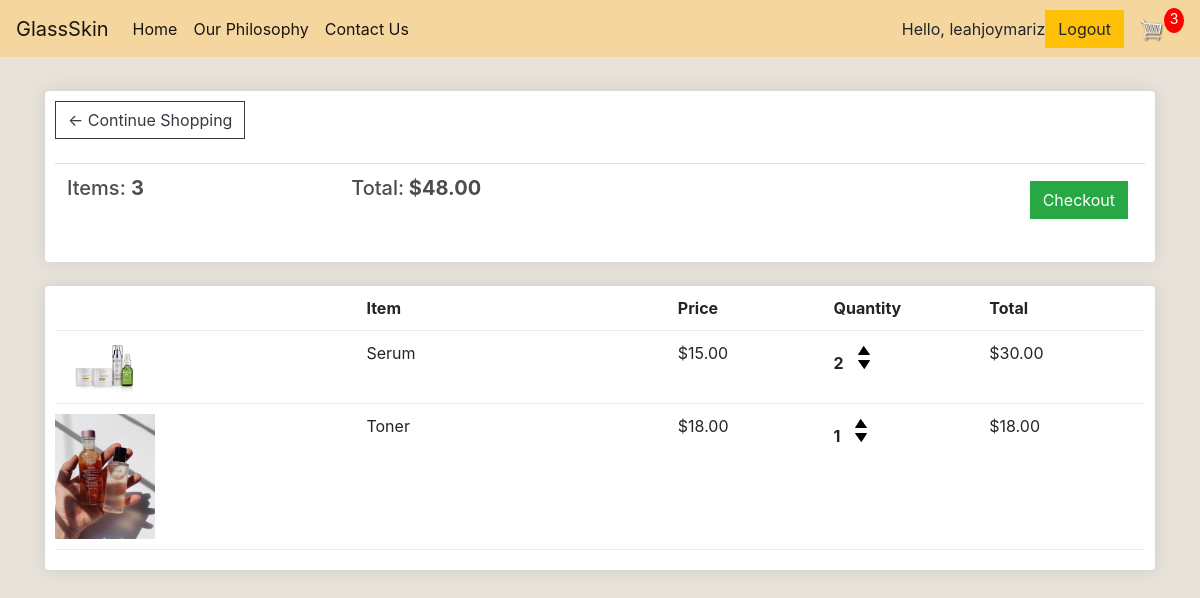
The app's page /cart/ (signed in) with its own data.
### store/models.py (models this page shows, shortened)
class Order(models.Model):
	customer = models.ForeignKey(Customer, on_delete=models.SET_NULL, null=True, blank=True)
	date_ordered = models.DateTimeField(auto_now_add=True)
	complete = models.BooleanField(default=False)
	transaction_id = models.CharField(max_length=100, null=True)
	@property
	def get_cart_total(self):
		orderitems = self.orderitem_set.all()
		total = sum([item.get_total for item in orderitems])
		return total
	@property
	def get_cart_items(self):
		orderitems = self.orderitem_set.all()
		total = sum([item.quantity for item in orderitems])
		return total

class OrderItem(models.Model):
	product = models.ForeignKey(Product, on_delete=models.SET_NULL, null=True)
	order = models.ForeignKey(Order, on_delete=models.SET_NULL, null=True)
	quantity = models.IntegerField(default=0, null=True, blank=True)
	date_added = models.DateTimeField(auto_now_add=True)
	@property
	def get_total(self):
		total = self.product.price * self.quantity
		return total

class Product(models.Model):
	name = models.CharField(max_length=200)
	price = models.FloatField()
	digital = models.BooleanField(default=False,null=True, blank=True)
	image = models.ImageField(null=True, blank=True)
	@property
	def imageURL(self):
		try:
			url = self.image.url
		except:
			url = ''
		return url

### store/views.py (the view)
# urls.py: path('cart/', views.cart, name="cart"),
def cart(request):
	data = cartData(request)
	cartItems = data['cartItems']
	order = data['order']
	items = data['items']
	context = {'items':items, 'order':order, 'cartItems':cartItems}
	return render(request, 'store/cart.html', context)

### store/utils.py (called while the page is built)
def cartData(request):
	if request.user.is_authenticated:
		customer = request.user.customer
		order, created = Order.objects.get_or_create(customer=customer, complete=False)
		items = order.orderitem_set.all()
		cartItems = order.get_cart_items
	else:
		cookieData = cookieCart(request)
		cartItems = cookieData['cartItems']
		order = cookieData['order']
		items = cookieData['items']
	return {'cartItems':cartItems ,'order':order, 'items':items}

### store/templates/store/cart.html
{% extends 'store/main.html' %}
{% load static %}
{% block content %}
	<div class="row">
		<div class="col-lg-12">
			<div class="box-element">
				<a  class="btn btn-outline-dark" href="{% url 'store' %}">&#x2190; Continue Shopping</a>
				<br>
				<br>
				<table class="table">
					<tr>
						<th><h5>Items: <strong>{{order.get_cart_items}}</strong></h5></th>
						<th><h5>Total:<strong> ${{order.get_cart_total|floatformat:2}}</strong></h5></th>
						<th>
							<a  style="float:right; margin:5px;" class="btn btn-success" href="{% url 'checkout' %}">Checkout</a>
						</th>
					</tr>
				</table>
			</div>
			<br>
			<div class="box-element">
				<div class="cart-row">
					<div style="flex:2"></div>
					<div style="flex:2"><strong>Item</strong></div>
					<div style="flex:1"><strong>Price</strong></div>
					<div style="flex:1"><strong>Quantity</strong></div>
					<div style="flex:1"><strong>Total</strong></div>
				</div>
				{% for item in items %}
				<div class="cart-row">
					<div style="flex:2"><img class="row-image" src="{{item.product.imageURL}}"></div>
					<div style="flex:2"><p>{{item.product.name}}</p></div>
					<div style="flex:1"><p>${{item.product.price|floatformat:2}}</p></div>
					<div style="flex:1">
						<p class="quantity">{{item.quantity}}</p>
						<div class="quantity">
							<img data-product="{{item.product.id}}" data-action="add" class="chg-quantity update-cart" src="{% static  'images/arrow-up.png' %}">
							<img data-product="{{item.product.id}}" data-action="remove" class="chg-quantity update-cart" src="{% static  'images/arrow-down.png' %}">
						</div>
					</div>
					<div style="flex:1"><p>${{item.get_total|floatformat:2}}</p></div>
				</div>
				{% endfor %}
			</div>
		</div>
	</div>
{% endblock content %}

### store/templates/store/main.html (shortened to what this page needs)
<!DOCTYPE html>
{% load static %}
<html>
<head>
	<link rel="stylesheet" href="https://stackpath.bootstrapcdn.com/bootstrap/4.4.1/css/bootstrap.min.css">
	<link rel="stylesheet" type="text/css" href="{% static 'css/main.css' %}">
</head>
<body>
	<nav class="navbar navbar-expand-lg navbar-light bg-light">
	  <a class="navbar-brand" href="{% url 'store' %}">GlassSkin</a>
	  <div class="collapse navbar-collapse" id="navbarSupportedContent">
	    <ul class="navbar-nav mr-auto">
	      <li class="nav-item active">
	        <a class="nav-link" href="{% url 'store' %}">Home <span class="sr-only">(current)</span></a>
	      </li>
          <li class="nav-item active">
	        <a class="nav-link" href="{% url 'store' %}">Our Philosophy <span class="sr-only">(current)</span></a>
	      </li>
          <li class="nav-item active">
	        <a class="nav-link" href="{% url 'store' %}">Contact Us <span class="sr-only">(current)</span></a>
	      </li>
	    </ul>
	    <div class="form-inline my-2 my-lg-0">
			<span class="hello-msg">Hello, {{request.user}}</span>
	     	<a href="{% url 'logout' %}"class="btn btn-warning">Logout</a>
	     	<a href="{% url 'cart' %}">
	    		<img  id="cart-icon" src="{% static 'images/cart.png' %}">
	    	</a>
	    	<p id="cart-total">{{cartItems}}</p>
	    </div>
	  </div>
	</nav>
     <div class="container">
            <br>
            {% block content %}
            {% endblock content %}
         </div>
</body>
</html>

### store/static/css/main.css (style rules this page uses)
body { background-color: rgb(232, 226, 217); }
h1,h2,h3,h4,h5,h6 { color:hsl(0, 0%, 30%); }
.box-element { box-shadow:hsl(0, 0%, 80%) 0 0 16px; background-color: #fff; border-radius: 4px; padding: 10px; }
.bg-light { background-color: rgb(246, 214, 159)!important; }
#cart-icon { width:25px; display: inline-block; margin-left: 15px; }
#cart-total { display: block; text-align: center; color:#fff; background-color: red; width: 20px; height: 25px; border-radius: 50%; font-size: 14px; }
.col-lg-4, .col-lg-6, .col-lg-8, .col-lg-12 { margin-top: 10px; }
.btn { border-radius: 0; }
.row-image { width: 100px; }
.cart-row { display: flex; align-items: flex-stretch; padding-bottom: 10px; margin-bottom: 10px; border-bottom: 1px solid #ececec; }
.quantity { display: inline-block; font-weight: 700; padding-right:10px; }
.chg-quantity { width: 12px; cursor: pointer; display: block; margin-top: 5px; transition:.1s; }

### records on screen
Order: get_cart_items "3", get_cart_total "48.00"
OrderItem: product.imageURL (picture), product.name "Serum", product.price "15.00", quantity "2", get_total "30.00"
OrderItem: product.imageURL (picture), product.name "Toner", product.price "18.00", quantity "1", get_total "18.00"

### other values on screen
{{ request.user }} "leahjoymariz"
{{ cartItems }} "3"
